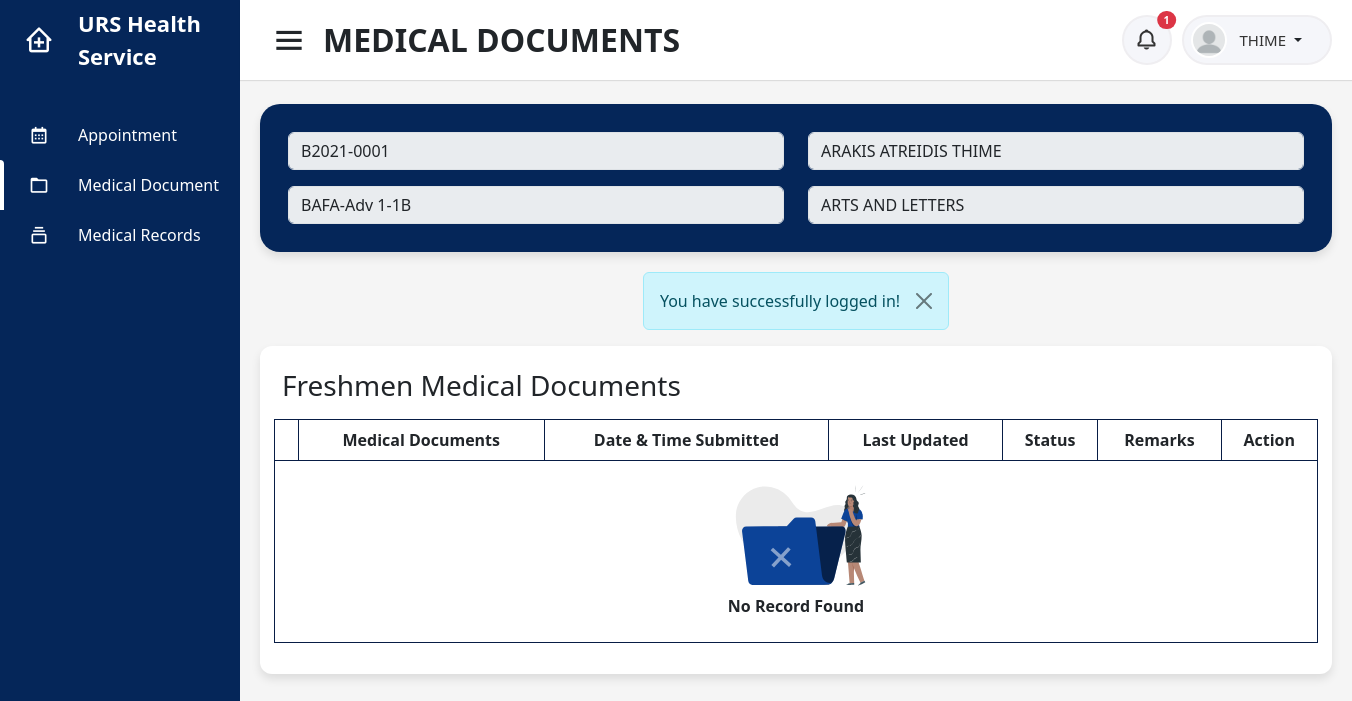
The page /users/patient/student/medical (signed in) on the database its author committed.
### tables this page shows
CREATE TABLE `patient_image` (
  `id` int(11) NOT NULL,
  `patient_id` varchar(45) NOT NULL,
  `image` varchar(100) NOT NULL,
  `created_at` datetime NOT NULL DEFAULT current_timestamp()
);

CREATE TABLE `patient_info` (
  `id` int(11) NOT NULL,
  `patientid` varchar(45) NOT NULL,
  `designation` varchar(45) NOT NULL,
  `sex` varchar(45) NOT NULL,
  `birthday` date DEFAULT NULL,
  `department` varchar(45) DEFAULT NULL,
  `campus` varchar(45) NOT NULL,
  `college` varchar(45) DEFAULT NULL,
  `program` text DEFAULT NULL,
  `yearlevel` varchar(45) DEFAULT NULL,
  `section` varchar(45) DEFAULT NULL,
  `block` varchar(10) DEFAULT NULL,
  `address` text NOT NULL,
  `email` varchar(100) NOT NULL,
  `contactno` varchar(45) NOT NULL,
  `emcon_name` varchar(200) NOT NULL,
  `emcon_number` varchar(45) NOT NULL,
  `datetime_created` datetime DEFAULT NULL,
  `datetime_updated` datetime DEFAULT NULL
);

CREATE TABLE `account` (
  `accountid` varchar(45) NOT NULL,
  `password` varchar(100) NOT NULL,
  `usertype` varchar(45) NOT NULL,
  `firstname` varchar(100) NOT NULL,
  `middlename` varchar(100) DEFAULT NULL,
  `lastname` varchar(100) NOT NULL,
  `email` varchar(100) NOT NULL,
  `contactno` varchar(45) NOT NULL,
  `campus` varchar(45) NOT NULL,
  `status` varchar(45) NOT NULL,
  `datetime_created` datetime NOT NULL,
  `datetime_updated` datetime NOT NULL
);

### users/patient/student/medical.php (the view, shortened to what this page needs)
<?php
include('../../../connection.php');
$userid = $_SESSION['userid'];
$name = $_SESSION['username'];
$campus = $_SESSION['campus'];
?>
<!DOCTYPE html>
<html lang="en" dir="ltr">
<head>
    <?php include('../../../includes/header.php') ?>
</head>
<body id="<?php echo $id ?>">
    <?php include('../../../includes/sidebar.php') ?>
    <section class="home-section">
        <nav>
            <div class="sidebar-button">
                <i class='bx bx-menu sidebarBtn'></i>
                <span class="dashboard">MEDICAL DOCUMENTS</span>
            </div>
            <div class="right-nav">
                <div class="notification-button">
                    <button type="button" class="btn btn-sm position-relative" onclick="window.location.href = 'notification'">
                        <i class='bx bx-bell'></i>
                        <?php
                        $sql = "SELECT au.id, au.user, au.campus, au.activity, au.datetime, au.status, ac.firstname, ac.middlename, ac.lastname, ac.campus
                        FROM audit_trail au INNER JOIN account ac ON ac.accountid=au.user WHERE
                        ((au.activity LIKE 'approved%' AND au.activity LIKE '%$userid')
                        OR (au.activity LIKE 'disapproved%' AND au.activity LIKE '%$userid')
                        OR (au.activity LIKE 'cancelled%' AND au.activity LIKE '%$userid')
                        OR (au.activity LIKE 'completed%' AND au.activity LIKE '%$userid')
                        OR (au.activity LIKE 'dismissed%' AND au.activity LIKE '%$userid')
                        OR (au.activity LIKE 'added%' AND au.activity LIKE '%$userid')
                        OR (au.activity LIKE 'added a walk-in schedule%' AND au.activity LIKE '%$campus')
                        OR (au.activity LIKE 'cancelled a walk-in schedule%' AND au.activity LIKE '%$campus'))
                        AND au.status = 'unread' AND au.user != '$userid'";
                        $result = mysqli_query($conn, $sql);
                        if ($row = mysqli_num_rows($result)) {
                        ?>
                            <span class="position-absolute top-0 start-100 translate-middle badge rounded-pill bg-danger" id="notifes">
                                <?= $row ?>
                            </span>
                        <?php
                        }
                        ?>
                    </button>
                </div>
                <div class="profile-details">
                    <?php
                    $image = "SELECT * FROM patient_image WHERE patient_id = '$userid'";
                    $result = mysqli_query($conn, $image);
                    $row = mysqli_fetch_assoc($result);
                    ?>
                    <div class="profile">
                        <img src="../../../images/<?php echo $row['image']; ?>">
                    </div>
                    <div class="dropdown">
                        <a class="btn dropdown-toggle" href="#" role="button" data-bs-toggle="dropdown" aria-expanded="false">
                            <span class="admin_name">
                                <?php
                                echo $name ?>
                            </span>
                        </a>
                    </div>
                </div>
            </div>
        </nav>
        <div class="home-content">
            <div class="overview-boxes">
                <div class="content info">
                    <?php
                    $sql = "SELECT * FROM patient_info p INNER JOIN account a ON a.accountid=p.patientid WHERE p.patientid='$userid'";
                    $result = mysqli_query($conn, $sql);
                    if ($result) {
                        if (mysqli_num_rows($result) > 0) {
                            foreach ($result as $data) {
                    ?>
                                <div class="row p-2">
                                    <div class="col">
                                        <div class="input-group input-group-md">
                                            <input type="text" class="form-control" value="<?= $data['patientid'] ?>" disabled>
                                        </div>
                                    </div>
                                    <div class="col">
                                        <div class="input-group input-group-md">
                                            <input type="text" class="form-control" value="<?= $data['firstname'] . ' ' . $data['middlename'] . ' ' . $data['lastname'] ?>" disabled>
                                        </div>
                                    </div>
                                </div>
                                <div class="row p-2">
                                    <div class="col">
                                        <div class="input-group input-group-md">
                                            <input type="text" class="form-control" value="<?= $data['program'] . ' ' . $data['yearlevel'] . '-' . $data['section']  . $data['block'] ?>" disabled>
                                        </div>
                                    </div>
                                    <div class="col">
                                        <div class="input-group input-group-md">
                                            <input type="text" class="form-control" value="<?= $data['college'] ?>" disabled>
                                        </div>
                                    </div>
                                </div>
                    <?php
                            }
                        }
                    }
                    ?>
                </div>
                <?php
                include('medical-doc.php');
                ?>
            </div>
        </div>
    </section>
</body>
</html>

### css/dashboard.css (style rules this page uses)
.home-section { position: relative; background: #f5f5f5; min-height: 100vh; width: calc(100% - 240px); left: 240px; transition: all 0.5s ease; }
.home-section nav { display: flex; justify-content: space-between; height: 80px; background: #fff; align-items: center; position: fixed; width: calc(100% - 240px); left: 240px; z-index: 100; padding: 0 20px 0 30px; box-shadow: 0 1px 1px rgba(0, 0, 0, 0.1); transition: all 0.5s ease; }
.home-section nav .sidebar-button { display: flex; align-items: center; font-size: 32px; font-weight: 600; }
nav .sidebar-button i { font-size: 38px; margin-right: 15px; }
.home-section .right-nav { display: flex; }
.home-section .profile-details { display: flex; align-items: center; background: #f5f6fa; border: 2px solid #efeef1; border-radius: 50px; height: 50px; padding: 0 15px 0 2px; margin-left: 10px; }
.home-section nav .profile { width: 36px; height: 36px; border-radius: 50%; margin-left: 5px; background-color: #fff; }
.home-section nav .profile img { width: 36px; height: 36px; object-fit: cover; border-radius: 50%; padding: 2px; }
.home-section nav .notification-button { display: flex; align-items: center; justify-content: center; background: #f5f6fa; border: 2px solid #efeef1; border-radius: 50px; height: 50px; min-width: 50px; }
nav .notification-button i { font-size: 24px; color: #333; }
.home-section nav .notification-button button { display: flex; justify-content: center; align-items: center; height: 42px; min-width: 30px; border-radius: 50%; }
nav .profile-details .admin_name { font-size: 15px; font-weight: 500; color: #333; white-space: nowrap; }
.home-section .home-content { position: relative; justify-content: center; padding-top: 104px; }
.home-content .overview-boxes { display: flex; align-items: center; justify-content: space-between; flex-wrap: wrap; padding: 0 20px; }
.home-content .overview-boxes .content { margin-bottom: 20px; width: 100%; background: #fff; padding: 15px 14px; border-radius: 12px; box-shadow: 0 5px 10px rgba(0, 0, 0, 0.1); }
.home-content .overview-boxes .info { background: #052659; padding: 20px; border-radius: 20px; box-shadow: 0 5px 10px rgba(0, 0, 0, 0.1); }
:root { --Red: hsl(1, 90%, 64%); --Blue: hsl(219, 85%, 26%); --White: hsl(0, 0%, 100%); --Very-light-grayish-blue: hsl(210, 60%, 98%); --Light-grayish-blue-1: hsl(211, 68%, 94%); --Light-grayish-blue-2: hsl(205, 33%, 90%); --Grayish-blue: hsl(219, 14%, 63%); --Dark-grayish-blue: hsl(219, 12%, 42%); --Very-dark-blue: hsl(224, 21%, 14%); }

### rows shown on the page
patient_image: image (picture)
patient_info: patientid "B2021-0001", patientid.lastname "ARAKIS ATREIDIS THIME", program+yearlevel+section "BAFA-Adv 1-1B", college "ARTS AND LETTERS"

### other values the page prints
$row "1"
$name "THIME"
$_SESSION['alert'] "You have successfully logged in!"
